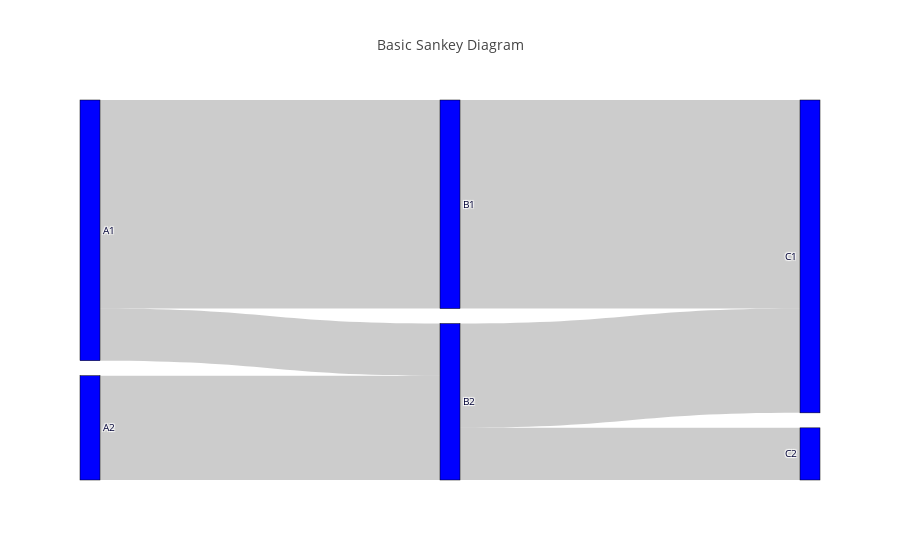

Notebook cell for this chart:
### Code cell
fig = go.Figure(data=[go.Sankey(
    node = dict(
      pad = 15,
      thickness = 20,
      line = dict(color = "black", width = 0.5),
      label = ["A1", "A2", "B1", "B2", "C1", "C2"],
      color = "blue"
    ),
    link = dict(
      source = [0, 1, 0, 2, 3, 3], # indices correspond to labels, eg A1, A2, A2, B1, ...
      target = [2, 3, 3, 4, 4, 5],
      value = [8, 4, 2, 8, 4, 2]
  ))])

fig.update_layout(title_text="Basic Sankey Diagram", font_size=10)
fig.show()

### Figure 1 — Plotly figure (JSON) as saved in the notebook; plotly's stock layout.template omitted (floating-point values rounded to 4 significant figures)
{"data": [{"link": {"source": [0, 1, 0, 2, 3, 3], "target": [2, 3, 3, 4, 4, 5], "value": [8, 4, 2, 8, 4, 2]}, "node": {"color": "blue", "label": ["A1", "A2", "B1", "B2", "C1", "C2"], "line": {"color": "black", "width": 0.5}, "pad": 15, "thickness": 20}, "type": "sankey"}], "layout": {"font": {"size": 10}, "title": {"text": "Basic Sankey Diagram"}}}
